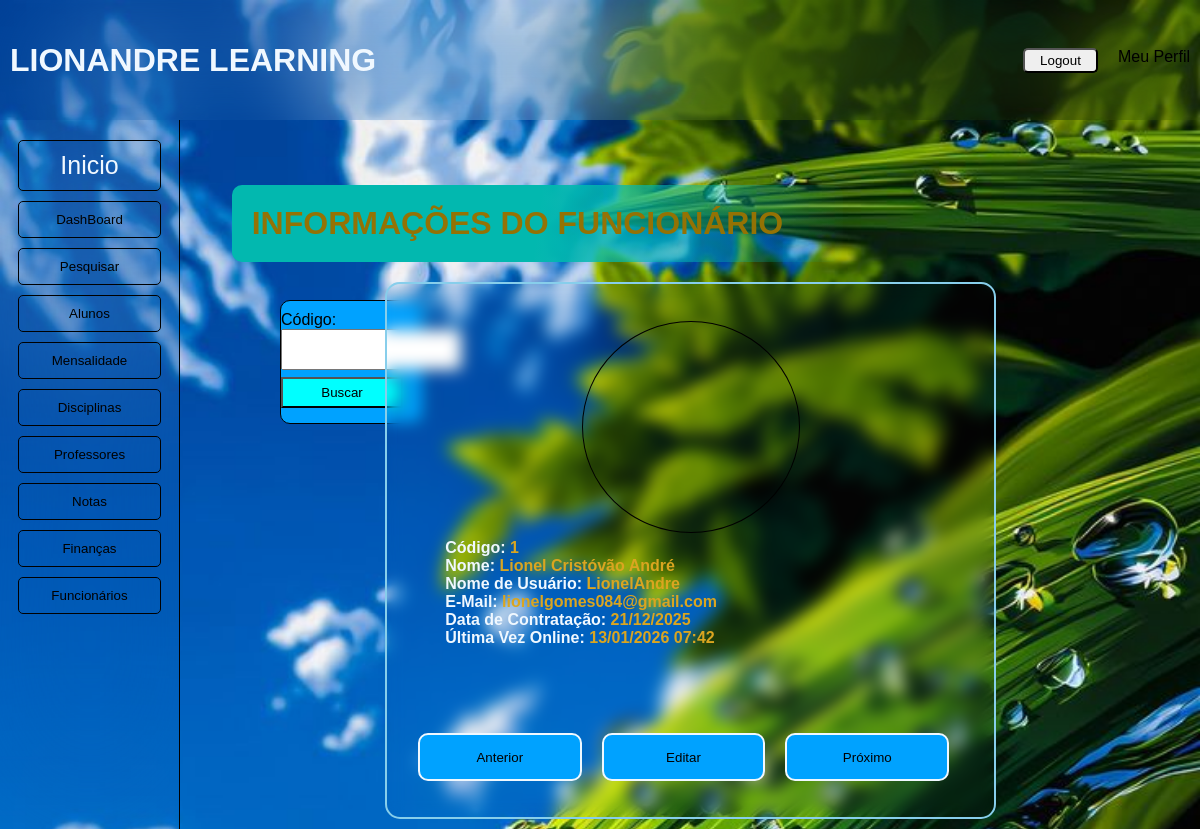
Screenshot of /verfuncionario/1 (signed in) with the database file from the repository.
### alunos/models.py (models this page shows, shortened)
class Usuario(AbstractUser):
    nome = models.CharField(max_length=255)
    email = models.EmailField(unique=True)
    USERNAME_FIELD = 'username'
    REQUIRED_FIELDS = ['nome', 'email']

### alunos/views.py (the view)
# urls.py: path('verfuncionario/<int:id>', views.verFuncionario, name='funcionario'),
def verFuncionario(request, id):
    if request.method == 'POST':
        codigo = int(request.POST.get('id'))
        if Usuario.objects.filter(id=codigo).exists():
            usuario = Usuario.objects.get(id=codigo)
            return render(request, 'aluno/funcionarios.html', {'usuario' : usuario})
        else:
            return render(request, 'aluno/funcionarios.html', {'usuario' : usuario})
    else:
        usuario = Usuario.objects.get(id=id)
        return render(request, 'aluno/funcionarios.html', {'usuario' : usuario})

### alunos/templates/aluno/funcionarios.html (shortened to what this page needs)
{% extends 'aluno/layout/base.html' %}
{% block content %}
{% load static %}
    <form action="{% url 'funcionario' 1 %}" method="POST" style="width: 12%; height: 15%; border-radius: 10px;
    position: absolute; left: 280px; top: 300px; border: 1px solid black; display: flex; flex-direction: column;
    gap: 10px; padding: 10px 0; background-color: rgb(0, 162, 255);">
        <div style="height: 40%; margin-bottom: 15px;">
            <label for="cod">Código:</label>
            <input type="number" id="cod" name="id" style="height: 100%;" required>
        </div>
        <button type="submit" style="width: 86%; height: 30%; background-color: aqua;">Buscar</button>
    </form>
    <div class="page" style="margin-top: 20px;">
        <h1 style="color: rgb(148, 114, 4);">INFORMAÇÕES DO FUNCIONÁRIO</h1>
    </div>
    <div class="detalhes" id="changes">
        <div class="foto">
            <img src="{% static 'css/img/Passe.png' %}" alt="erro" class="passe">
        </div>
        <div class="informa">
            <h4>Código: <span>{{ usuario.id }}</span></h4>
            <h4>Nome: <span>{{ usuario.nome }}</span></h4>
            <h4>Nome de Usuário: <span>{{ usuario.username }}</span></h4>
            <h4>E-Mail: <span>{{ usuario.email }}</span></h4>
            <h4>Data de Contratação: <span>{{ usuario.date_joined | date:'d/m/Y'}}</span></h4>
            <h4>Última Vez Online: <span>{{ usuario.last_login | date:'d/m/Y h:i'}}</span></h4>
        </div>
        <div style="height: 6vh; display: flex; width: 100%; gap: 20px;">
            <button style="background: gainsboro; width: 30%; height: 100%;
            border: 2px solid aliceblue; border-radius: 10px; background: rgb(0, 162, 255);">
                <a href="{% url 'anterior_funcionario' usuario.id %}" style="color: black;">Anterior</a>
            </button>
            <button style="background: gainsboro; width: 30%; height: 100%;
            border: 2px solid aliceblue; border-radius: 10px; background: rgb(0, 162, 255);">
                <a href="{% url 'abaRegistroEdite' usuario.id %}" style="color: black;">Editar</a>
            </button>
            <button style="background: gainsboro; width: 30%; height: 100%;
            border: 2px solid aliceblue; border-radius: 10px; background: rgb(0, 162, 255);">
                <a href="{% url 'proximo_funcionario' usuario.id %}" style="color: black;">Próximo</a>
            </button>
        </div>
    </div>
{% endblock %}

### alunos/static/css/style.css (style rules this page uses)
* { margin: 0; padding: 0; box-sizing: border-box; text-decoration: none; list-style: none; font-family: 'Franklin Gothic Medium', 'Arial Narrow', Arial, sans-serif; }
body { background-image: url('img/background.jpg'); background-size: cover; background-repeat: no-repeat; }
#changes { transition: all 2.5s ease; }
.page { width: 60%; background:linear-gradient(97deg, rgb(2, 184, 175), rgb(2, 184, 175), transparent) ; text-align: start; border-radius: 10px; align-self: start; margin: 20px 50px; padding: 20px; }
.detalhes { width: 60%; height: 80vh; backdrop-filter: blur(8px); display: flex; flex-direction: column; align-items: center; justify-content: space-evenly; padding: 3%; border: 2px solid skyblue ; border-radius: 15px; margin-bottom: 10px; }
.foto { width: 40%; height: 45%; border: 1px solid black; border-radius: 50%; overflow: hidden; }
.passe { width: 100%; height: 100%; }
.informa { width: 90%; height: 40%; color: aliceblue; }
.informa h4 span { color: goldenrod; }

### rows the page displays
Usuario: id "1", nome "Lionel Cristóvão André", username "LionelAndre", email "lionelgomes084@gmail.com", date_joined "21/12/2025", last_login "13/01/2026 07:42"
